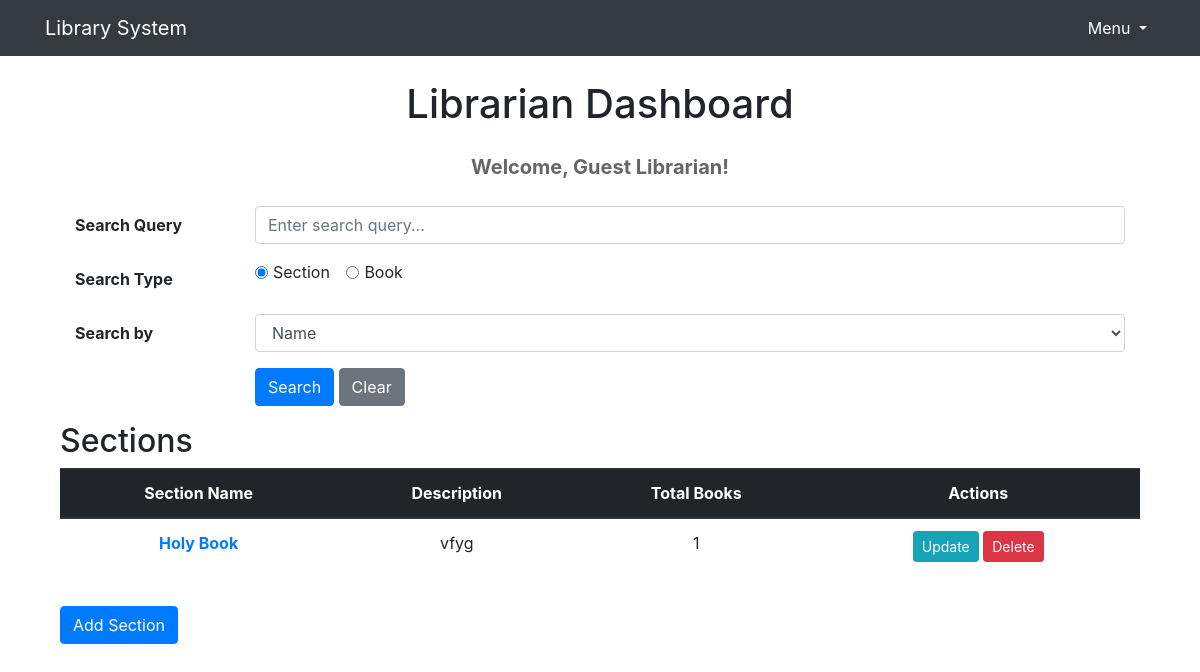
The app's page /librarian with its own data.
### tables.py (models this page shows, shortened)
class Section(db.Model):
    id = db.Column(db.Integer, primary_key=True)
    name = db.Column(db.String(100), nullable=False)
    date_created = db.Column(db.DateTime, default=datetime.utcnow)
    description = db.Column(db.Text)
    books = db.relationship('Book', backref='section', lazy='dynamic')

### app.py (the view, shortened to what this page needs)
@app.route('/librarian', methods=['GET', 'POST'])
def librarian_dashboard():
    sections = Section.query.order_by(desc(Section.date_created)).all()
    librarian_name = session.get('librarian_name', 'Guest Librarian')
    search_query = request.args.get('q', '')
    return render_template('librarian_dashboard.html', sections=sections, librarian_name=librarian_name)

### templates/librarian_dashboard.html
{% extends 'base.html' %}
{% block content %}
    <div class="container mt-4">
        <h1 class="text-center mb-4">Librarian Dashboard</h1>
        <p style="text-align: center; font-size: 20px; color: #666;"><strong>Welcome, {{ librarian_name }}!</strong></p>
        {% include 'search.html' %}
        {% if sections %}
            <h2>Sections</h2>
            <table class="table table-hover">
                <thead class="thead-dark">
                    <tr>
                        <th style="text-align: center;">Section Name</th>
                        <th style="text-align: center;">Description</th>
                        <th style="text-align: center;">Total Books</th>
                        <th style="text-align: center;">Actions</th>
                    </tr>
                </thead>
                <tbody>
                    {% for section in sections %}
                        <tr>
                            <td style="text-align: center;"><a href="{{ url_for('section_details', section_id=section.id) }}"><strong>{{ section.name }}</strong></a></td>
                            <td style="text-align: center;">{{ section.description }}</td>
                            <td style="text-align: center;">{{ section.books.count() }}</td>
                            <td style="text-align: center;">
                                <a href="{{ url_for('update_section', section_id=section.id) }}" class="btn btn-info btn-sm">Update</a>
                                <a href="{{ url_for('delete_section', section_id=section.id) }}" class="btn btn-danger btn-sm">Delete</a>
                            </td>
                        </tr>
                    {% endfor %}
                </tbody>
            </table>
        {% else %}
            <p class="mt-3">No sections added yet</p>
        {% endif %}
        <a href="{{ url_for('add_section') }}" class="btn btn-primary mt-3">Add Section</a>
    </div>
{% endblock %}

### records on screen
Section: name "Holy Book", description "vfyg", books.count "1"

### other values on screen
{{ librarian_name }} "Guest Librarian"
